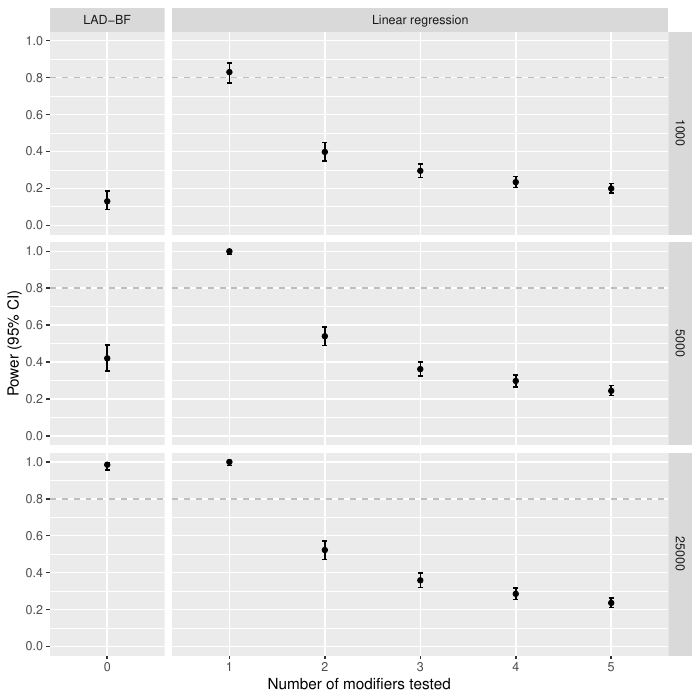

R code for this plot:
library("dplyr")
library("broom")
library("ggplot2")
library("varGWASR")
source("funs.R")
set.seed(123)

n_sim <- 200

results <- data.frame()
for (n_obs in c(1000, 5000, 25000)){
    for (n_mod in seq(1, 5)){
        p_lm <- c()
        p_bf <- c()
        for (i in 1:n_sim){
            # simulate phenotype
            x <- get_simulated_genotypes(0.4, n_obs)
            u <- matrix(rnorm(n_obs*n_mod), n_obs, n_mod)
            y <- x*.1275 + u[,1]*.135 + x*u[,1]*.13 + rnorm(n_obs)
            # test for interaction
            p_lm <- c(p_lm, lm(y ~ x*u) %>% tidy %>% dplyr::filter(grepl("x:u", term)) %>% dplyr::pull(p.value))
            p_bf <- c(p_bf, varGWASR::model(data.frame(x, y), "x", "y", covar1 = NULL, covar2 = NULL)$phi_p)
        }
        if (n_mod == 1){
            r_bf <- binom.test(sum(p_bf < 0.05), n_sim) %>% tidy %>% dplyr::mutate(n_obs=n_obs, n_mod=0, test="LAD-BF")
            results <- rbind(results, r_bf)
        }
        r_lm <- binom.test(sum(p_lm < 0.05), n_sim * n_mod) %>% tidy %>% dplyr::mutate(n_obs=n_obs, n_mod=n_mod, test="Linear regression")
        results <- rbind(results, r_lm)
    }
}

# plot
results$n_mod <- as.factor(results$n_mod)
pdf("sim20.pdf")
ggplot(results, aes(x=n_mod, y=estimate, ymin=conf.low, ymax=conf.high)) +
    geom_point() +
    geom_errorbar(width=.05) +
    scale_y_continuous(limits = c(0, 1), breaks = scales::pretty_breaks(n = 5)) +
    facet_grid(n_obs~test, scales="free_x", space="free_x") +
    xlab("Number of modifiers tested") +
    ylab("Power (95% CI)") +
    geom_hline(yintercept = 0.8, linetype = "dashed", color = "grey")
dev.off()